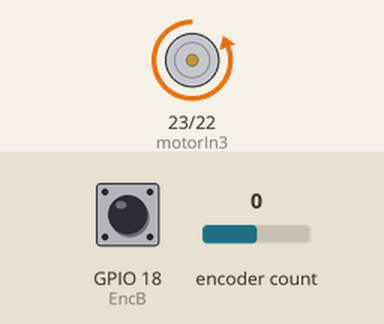
A sketch run on a simulated ESP32. Shown: motor-driver pin pairs drawn as motors (green arrow = first pin HIGH = forward, orange = second pin HIGH = backward, longer = more drive, scaled by the enable pin). The inputs (shaded band) are chosen by the test bench; at power-on: encoder count 0, GPIO 18 (EncB) HIGH. What the sketch prints to the serial monitor is not drawn.

Above: at 0.1 s.
At 5.1 s:
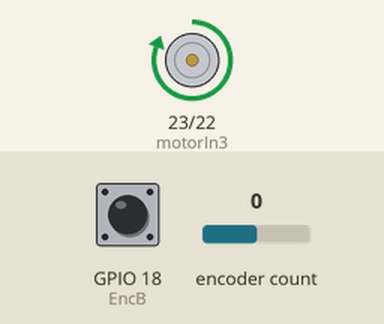
At 11.2 s:
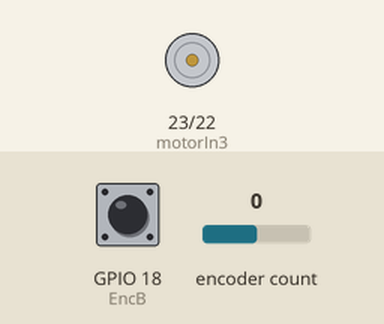
11.3 s: encoder count set to 1
13.5 s: encoder count set to 0
Timing chart, 0 to 16.5 s (numbered marks = the images above; inputs shaded):
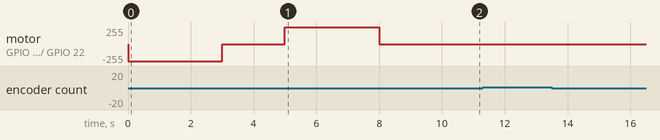

The sketch:

P5A2-Pot_VelocidadMotor.ino
```cpp
#include <Arduino.h>
#include <ESP32Encoder.h>

#define EncA 19
#define EncB 18
#define motorPWM 21
#define motorIn3 23
#define motorIn4 22

ESP32Encoder encoder;
long previousPosition = 0;
int ppr = 100; // Ajusta el valor de ppr según las especificaciones de tu encoder

int A, B;

void setup() {
  Serial.begin(115200);

  pinMode(EncA, INPUT);
  pinMode(EncB, INPUT);
  pinMode(motorPWM, OUTPUT);
  pinMode(motorIn3, OUTPUT);
  pinMode(motorIn4, OUTPUT);

  encoder.attachFullQuad(EncA, EncB);

  // Inicializa la dirección y velocidad del motor
  digitalWrite(motorIn3, LOW);
  digitalWrite(motorIn4, HIGH);
  analogWrite(motorPWM, 255);

  delay(3000); // Gira en sentido dextrógiro durante 3 segundos

  // Detén el motor
  analogWrite(motorPWM, 0);
  delay(2000); // Pausa de 2 segundos

  // Cambia la dirección del motor
  digitalWrite(motorIn3, HIGH);
  digitalWrite(motorIn4, LOW);
  analogWrite(motorPWM, 255);

  delay(3000); // Gira en sentido levógiro durante 3 segundos

  // Detén el motor
  analogWrite(motorPWM, 0);
  delay(2000); // Pausa de 2 segundos
}

void loop() {
  A = digitalRead(EncA);
  B = digitalRead(EncB);

  long newPosition = encoder.getCount();

  if (newPosition > previousPosition) {
    Serial.print("Levógira --- Cantidad de vueltas: ");
    Serial.println(newPosition / ppr);
  } else if (newPosition < previousPosition) {
    Serial.print("Dextrógira --- Cantidad de vueltas: -");
    Serial.println(abs(newPosition / ppr));
  }

  previousPosition = newPosition;
  delay(1000); // Actualiza cada segundo
}
```

Measured:
- after the input at 11.3 s, every drawn part: stays the same
- after the input at 13.5 s, every drawn part: stays the same
